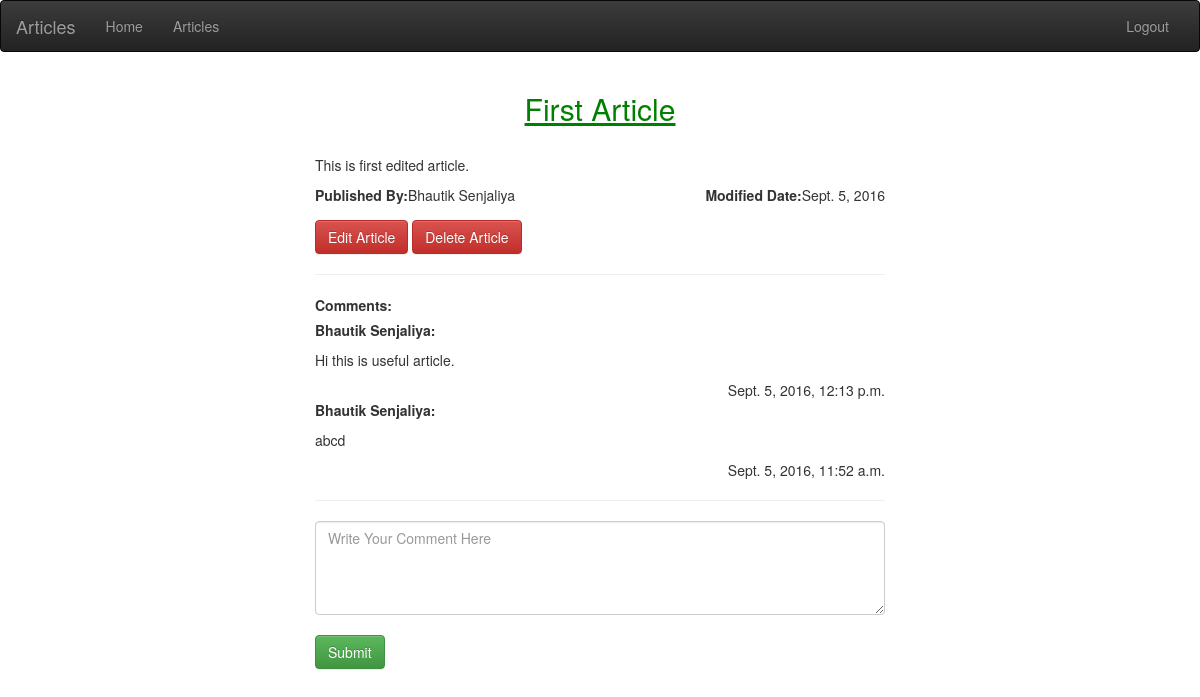
The app's page /details/1 (signed in) with its own data.
### Articles/models.py (models this page shows, shortened)
class Articles(models.Model):
    user = models.ForeignKey(settings.AUTH_USER_MODEL, default=1)
    title = models.CharField(max_length=50)
    content = models.TextField()
    is_active = models.BooleanField(default=True)
    publish = models.DateTimeField(auto_now=True, auto_now_add=False)
    updated = models.DateTimeField(auto_now=True, auto_now_add=False)
    timestamp = models.DateTimeField(auto_now=False, auto_now_add=True)
    class Meta:
        ordering = ["-timestamp", "-updated"]

### Comments/models.py (models this page shows, shortened)
class Comment(models.Model):
    articles = models.ForeignKey(Articles)
    user = models.ForeignKey(settings.AUTH_USER_MODEL, default=1)
    comment_text = models.TextField()
    timestamp = models.DateTimeField(auto_now = True, auto_now_add = False)
    class Meta:
        ordering = ['-timestamp']
    def __str__(self):
        return self.comment_text

### Articles/views.py (the view)
# urls.py: url(r'^details/(?P<art_number>[0-9]+)$', detail_view, name='detail'),
@login_required(login_url="/login/")
@csrf_exempt
def detail_view(request,art_number):
    print request.method
    if request.method=="GET":
        print art_number
        try:
            article = Articles.objects.get(id=art_number)
            comment = Comment.objects.filter(articles_id=article.id)
            if article.is_active == True:
                data = {}
                artid = article.id
                if request.user.id == article.user.id:
                    owner = True
                else:
                    owner = False
                data['title'] = article.title
                data["content"] = article.content
                data["modified"] = article.timestamp.date()
                data["written"] = article.user.first_name+" "+ article.user.last_name
                print data
                comments = []
                for i in comment:
                    print i
                print comment
                return render(request,"details.html",{"data":data, "artid":artid, "owner":owner, "comment":comment})
            else:
                return render(request,"404.html")
        except Exception as e:
            print "Not Found "+str(e)
            return render(request,"404.html")

### templates/details.html (shortened to what this page needs)
{% extends "base.html" %}
{% block menu %}
	<ul class="nav navbar-nav navbar-right">
       <li><a href="/logout/">Logout</a></li>
     </ul>
{% endblock menu %}
{% block content %}
	<div class="container-fluid">
		<div class="row">
			<h2 class="text-center" style="color:green; text-decoration:underline;">{{ data.title }}</h2>
		</div><br>
		<div class = "row">
			<div class="col-md-3"></div>
			<div class="col-md-6">
				<div>
					<p>{{ data.content }}</p>
					<p><span><label>Published By: </label>{{ data.written }}</span><span style="float:right;"><label>Modified Date: </label>{{ data.modified }}</span></p>
					{% if owner %}
						<a href="/edit/{{artid}}" class="btn btn-danger"> Edit Article</a>
						<a href="/delete/{{artid}}" class="btn btn-danger"> Delete Article</a>
					{% endif %}
				</div><hr>
				<label>Comments: </label>
				<div>
				{% if comment %}
					{% for com in comment%}
						<div>
							<p><strong>{{com.user.first_name}} {{com.user.last_name}}:</strong></p>
							<p>{{com.comment_text}}</p>
							<p style="float:right">{{com.timestamp}}</p><br>
						</div>
					{% endfor %}
				{% else %}
					<p class="text-center"> <strong>No comments Yet</strong></p>
				{% endif %}
				</div><hr>
				<div>
					<textarea class="form-control" rows="4" id="commenttxt" name="comment" placeholder="Write Your Comment Here"></textarea><br>
					<button type="button" class="btn btn-success submitcomment"> Submit </button>
				</div>
			</div>
			<div class="col-md-3"></div>
		</div>
	</div>
{% endblock content %}

### templates/base.html (shortened to what this page needs)
<html>
<head>
<link rel="stylesheet" href="https://maxcdn.bootstrapcdn.com/bootstrap/3.3.7/css/bootstrap.min.css">
<link rel="stylesheet" href="https://maxcdn.bootstrapcdn.com/bootstrap/3.3.7/css/bootstrap-theme.min.css">
</head>
<body>
		<nav class="navbar navbar-inverse">
	  <div class="container-fluid">
	    <div class="navbar-header">
	      <a class="navbar-brand" href="/">Articles</a>
	    </div>
	    <div class="collapse navbar-collapse" id="bs-example-navbar-collapse-1">
	      <ul class="nav navbar-nav">
	        <li><a href="/">Home </a></li>
	        <li><a href="/">Articles</a></li>
	      </ul>
	      {% block menu%}
	      {% endblock menu %}
	    </div>
	  </div>
	</nav>
	{% block content %}
    {% endblock content %}
</body>
</html>

### records on screen
Articles: title "First Article", content "This is first edited article."
Comment: user.first_name "Bhautik", user.last_name "Senjaliya", comment_text "Hi this is useful article.", timestamp "Sept. 5, 2016, 12:13 p.m."
Comment: user.first_name "Bhautik", user.last_name "Senjaliya", comment_text "abcd", timestamp "Sept. 5, 2016, 11:52 a.m."

### other values on screen
{{ data.written }} "Bhautik Senjaliya"
{{ data.modified }} "Sept. 5, 2016"
